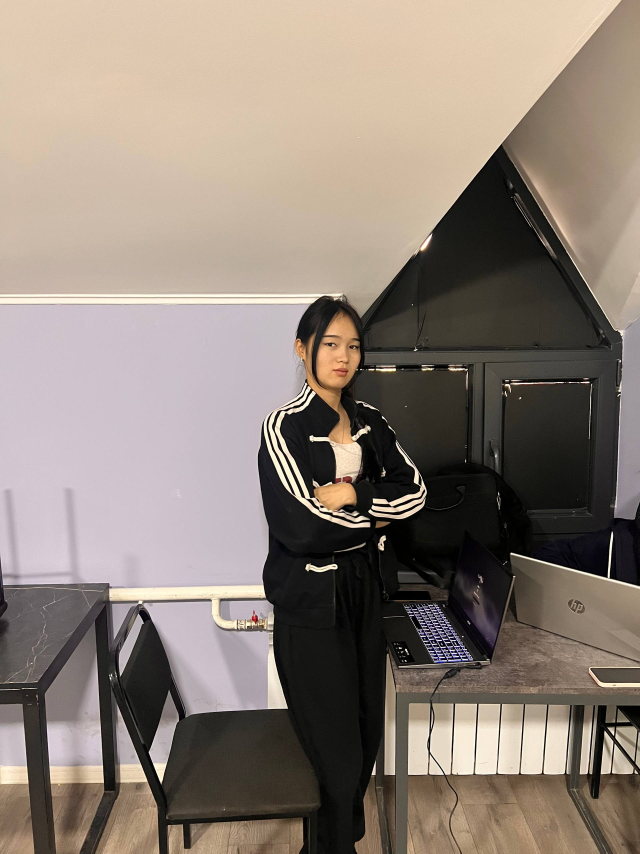
#> input picture backend/pad_debug/live/person0/far/photo_2026-10-01_13-46-13.jpg, 1920 x 2560 px (shown at 1/3 size)
$ python -i student_photos.py   (imports and definitions only)
#> lines starting #> are read from the running program, lines starting #| are printed output that depends on the picture
"""Decode uploaded photos and normalize them for storage and face recognition."""

import warnings

import cv2
import numpy as np
from PIL import Image, ImageOps, UnidentifiedImageError


class InvalidPhotoError(ValueError):
    pass


def normalize_photo(file):
    """Inspect file contents, orient the first frame, and fit large photos."""
    try:
        with warnings.catch_warnings():
            warnings.simplefilter("error", Image.DecompressionBombWarning)
            with Image.open(file) as source:
                # JPEG can decode at reduced resolution before allocating pixels.
#> source is the input picture: PIL image 1920x2560 RGB; mean R, G, B 141.8, 129.5, 119.8
                source.draft("RGB", (2048, 2048))
                photo = ImageOps.exif_transpose(source)
                photo.thumbnail((2048, 2048), Image.Resampling.LANCZOS)
                # Composite transparent PNG/WebP/GIF photos on a white background.
                if photo.mode in ("RGBA", "LA") or "transparency" in photo.info:
                    rgba = photo.convert("RGBA")
                    rgb = Image.new("RGB", rgba.size, "white")
                    rgb.paste(rgba, mask=rgba.getchannel("A"))
                else:
                    rgb = photo.convert("RGB")
                return cv2.cvtColor(np.array(rgb), cv2.COLOR_RGB2BGR)
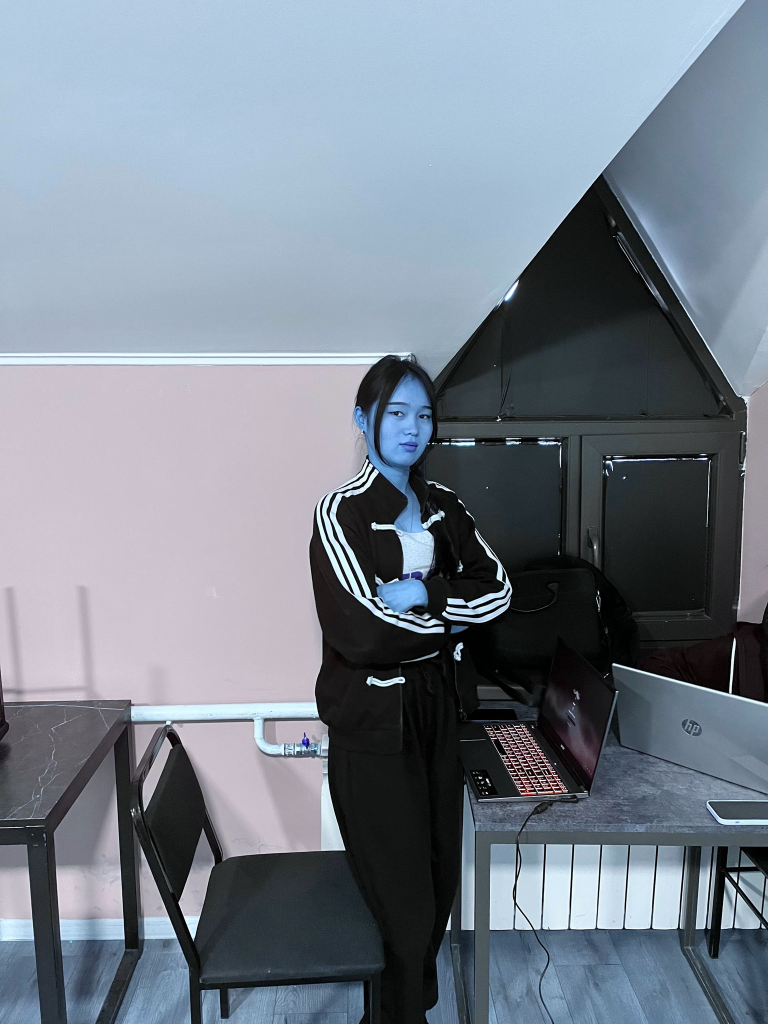
#> returned value: shape (2048, 1536, 3) (shown at 1/2 size); mean R, G, B 119.8, 129.5, 141.8
    except (Image.DecompressionBombError, Image.DecompressionBombWarning) as exc:
        raise InvalidPhotoError("Фото имеет слишком большое разрешение для обработки") from exc
    except (UnidentifiedImageError, OSError, ValueError, SyntaxError) as exc:
        raise InvalidPhotoError(
            "Не удалось прочитать фото. Выберите изображение JPEG, PNG, WebP, BMP, TIFF или GIF."
        ) from exc

>>> result = normalize_photo('../../pad_debug/live/person0/far/photo_2026-10-01_13-46-13.jpg')

$ run again, on backend/pad_debug/live/person0/far/photo_2026-10-01_13-46-33.jpg
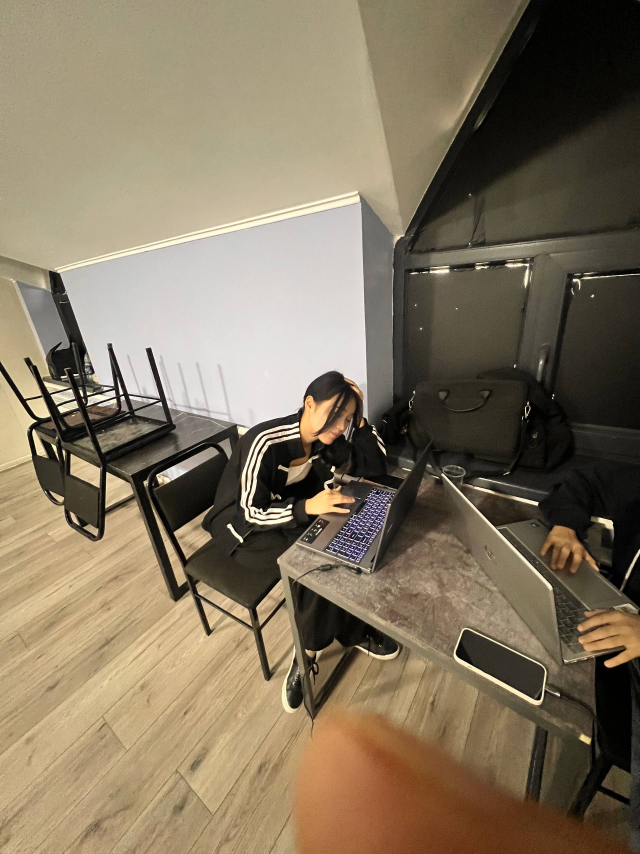
#> input picture backend/pad_debug/live/person0/far/photo_2026-10-01_13-46-33.jpg, 1920 x 2560 px (shown at 1/3 size)
#> in normalize_photo, source is the input picture: PIL image 1920x2560 RGB; mean R, G, B 130.6, 117.2, 95.6
#> in normalize_photo, `return cv2.cvtColor(np.array(rgb), cv2.COLOR_RGB2BGR)`:
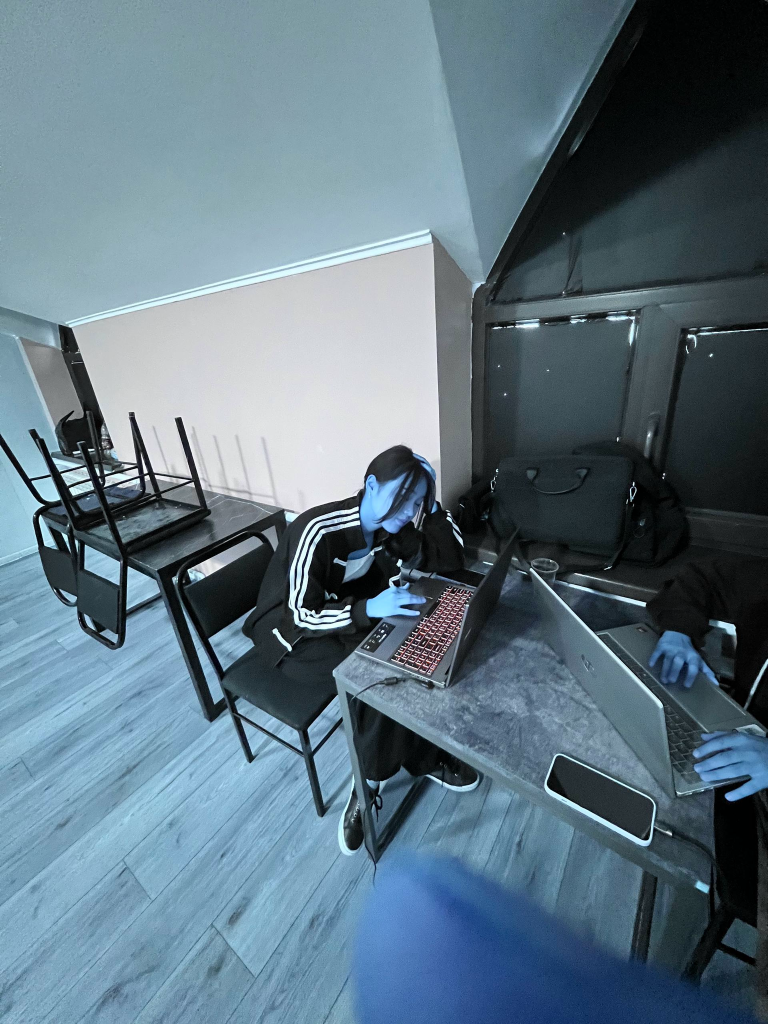
#> returned value: shape (2048, 1536, 3) (shown at 1/2 size); mean R, G, B 95.6, 117.2, 130.6
